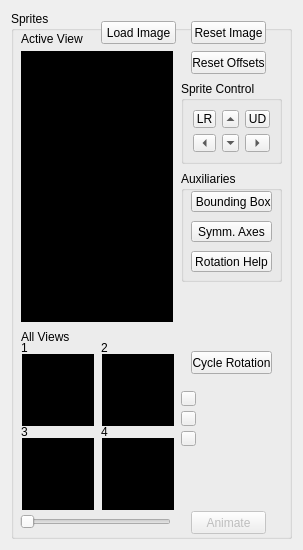
<?xml version="1.0" encoding="UTF-8"?>
<ui version="4.0">
 <class>Form</class>
 <widget class="QWidget" name="Form">
  <property name="geometry">
   <rect>
    <x>0</x>
    <y>0</y>
    <width>299</width>
    <height>550</height>
   </rect>
  </property>
  <property name="windowTitle">
   <string>Form</string>
  </property>
  <layout class="QHBoxLayout" name="horizontalLayout">
   <item>
    <widget class="QGroupBox" name="groupBox_spriteSS">
     <property name="sizePolicy">
      <sizepolicy hsizetype="Fixed" vsizetype="Preferred">
       <horstretch>0</horstretch>
       <verstretch>0</verstretch>
      </sizepolicy>
     </property>
     <property name="minimumSize">
      <size>
       <width>281</width>
       <height>523</height>
      </size>
     </property>
     <property name="maximumSize">
      <size>
       <width>281</width>
       <height>16777215</height>
      </size>
     </property>
     <property name="title">
      <string>Sprites</string>
     </property>
     <widget class="QLabel" name="sprite_view_main">
      <property name="enabled">
       <bool>true</bool>
      </property>
      <property name="geometry">
       <rect>
        <x>10</x>
        <y>40</y>
        <width>152</width>
        <height>271</height>
       </rect>
      </property>
      <property name="contextMenuPolicy">
       <enum>Qt::DefaultContextMenu</enum>
      </property>
      <property name="autoFillBackground">
       <bool>false</bool>
      </property>
      <property name="styleSheet">
       <string notr="true">QLabel {

	background-color: rgb(0, 0, 0);
}</string>
      </property>
      <property name="frameShape">
       <enum>QFrame::WinPanel</enum>
      </property>
      <property name="frameShadow">
       <enum>QFrame::Raised</enum>
      </property>
      <property name="lineWidth">
       <number>1</number>
      </property>
      <property name="text">
       <string/>
      </property>
      <property name="pixmap">
       <pixmap>:/images/res/frame.png</pixmap>
      </property>
     </widget>
     <widget class="QGroupBox" name="groupBox_imageControl">
      <property name="geometry">
       <rect>
        <x>170</x>
        <y>70</y>
        <width>101</width>
        <height>83</height>
       </rect>
      </property>
      <property name="maximumSize">
       <size>
        <width>101</width>
        <height>100</height>
       </size>
      </property>
      <property name="title">
       <string>Sprite Control</string>
      </property>
      <layout class="QGridLayout" name="gridLayout">
       <item row="1" column="0">
        <widget class="QToolButton" name="toolButton_left">
         <property name="sizePolicy">
          <sizepolicy hsizetype="Minimum" vsizetype="Minimum">
           <horstretch>0</horstretch>
           <verstretch>0</verstretch>
          </sizepolicy>
         </property>
         <property name="minimumSize">
          <size>
           <width>16</width>
           <height>16</height>
          </size>
         </property>
         <property name="text">
          <string>...</string>
         </property>
         <property name="autoRepeat">
          <bool>true</bool>
         </property>
         <property name="arrowType">
          <enum>Qt::LeftArrow</enum>
         </property>
        </widget>
       </item>
       <item row="1" column="1">
        <widget class="QToolButton" name="toolButton_down">
         <property name="sizePolicy">
          <sizepolicy hsizetype="Minimum" vsizetype="Minimum">
           <horstretch>0</horstretch>
           <verstretch>0</verstretch>
          </sizepolicy>
         </property>
         <property name="minimumSize">
          <size>
           <width>16</width>
           <height>16</height>
          </size>
         </property>
         <property name="text">
          <string>...</string>
         </property>
         <property name="autoRepeat">
          <bool>true</bool>
         </property>
         <property name="arrowType">
          <enum>Qt::DownArrow</enum>
         </property>
        </widget>
       </item>
       <item row="0" column="1">
        <widget class="QToolButton" name="toolButton_up">
         <property name="sizePolicy">
          <sizepolicy hsizetype="Minimum" vsizetype="Minimum">
           <horstretch>0</horstretch>
           <verstretch>0</verstretch>
          </sizepolicy>
         </property>
         <property name="minimumSize">
          <size>
           <width>16</width>
           <height>16</height>
          </size>
         </property>
         <property name="text">
          <string>...</string>
         </property>
         <property name="autoRepeat">
          <bool>true</bool>
         </property>
         <property name="arrowType">
          <enum>Qt::UpArrow</enum>
         </property>
        </widget>
       </item>
       <item row="0" column="0">
        <widget class="QToolButton" name="toolButton_leftright">
         <property name="sizePolicy">
          <sizepolicy hsizetype="Minimum" vsizetype="Minimum">
           <horstretch>0</horstretch>
           <verstretch>0</verstretch>
          </sizepolicy>
         </property>
         <property name="minimumSize">
          <size>
           <width>16</width>
           <height>16</height>
          </size>
         </property>
         <property name="toolTip">
          <string>Mirror Vertically</string>
         </property>
         <property name="text">
          <string>LR</string>
         </property>
         <property name="popupMode">
          <enum>QToolButton::DelayedPopup</enum>
         </property>
         <property name="arrowType">
          <enum>Qt::NoArrow</enum>
         </property>
        </widget>
       </item>
       <item row="0" column="2">
        <widget class="QToolButton" name="toolButton_updown">
         <property name="sizePolicy">
          <sizepolicy hsizetype="Minimum" vsizetype="Minimum">
           <horstretch>0</horstretch>
           <verstretch>0</verstretch>
          </sizepolicy>
         </property>
         <property name="minimumSize">
          <size>
           <width>16</width>
           <height>16</height>
          </size>
         </property>
         <property name="toolTip">
          <string>Mirror Horizontally</string>
         </property>
         <property name="layoutDirection">
          <enum>Qt::LeftToRight</enum>
         </property>
         <property name="text">
          <string>UD</string>
         </property>
         <property name="arrowType">
          <enum>Qt::NoArrow</enum>
         </property>
        </widget>
       </item>
       <item row="1" column="2">
        <widget class="QToolButton" name="toolButton_right">
         <property name="sizePolicy">
          <sizepolicy hsizetype="Minimum" vsizetype="Minimum">
           <horstretch>0</horstretch>
           <verstretch>0</verstretch>
          </sizepolicy>
         </property>
         <property name="minimumSize">
          <size>
           <width>16</width>
           <height>16</height>
          </size>
         </property>
         <property name="text">
          <string>...</string>
         </property>
         <property name="autoRepeat">
          <bool>true</bool>
         </property>
         <property name="arrowType">
          <enum>Qt::RightArrow</enum>
         </property>
        </widget>
       </item>
      </layout>
     </widget>
     <widget class="QPushButton" name="pushButton_resetOffsets">
      <property name="geometry">
       <rect>
        <x>180</x>
        <y>40</y>
        <width>75</width>
        <height>23</height>
       </rect>
      </property>
      <property name="text">
       <string>Reset Offsets</string>
      </property>
     </widget>
     <widget class="QPushButton" name="pushButton_resetImage">
      <property name="geometry">
       <rect>
        <x>180</x>
        <y>10</y>
        <width>75</width>
        <height>23</height>
       </rect>
      </property>
      <property name="text">
       <string>Reset Image</string>
      </property>
     </widget>
     <widget class="QPushButton" name="pushButton_loadImage">
      <property name="geometry">
       <rect>
        <x>90</x>
        <y>10</y>
        <width>75</width>
        <height>23</height>
       </rect>
      </property>
      <property name="text">
       <string>Load Image</string>
      </property>
     </widget>
     <widget class="QGroupBox" name="groupBox_auxiliaries">
      <property name="geometry">
       <rect>
        <x>170</x>
        <y>160</y>
        <width>101</width>
        <height>111</height>
       </rect>
      </property>
      <property name="title">
       <string>Auxiliaries</string>
      </property>
      <widget class="QToolButton" name="toolButton_boundingBox">
       <property name="geometry">
        <rect>
         <x>10</x>
         <y>20</y>
         <width>81</width>
         <height>21</height>
        </rect>
       </property>
       <property name="text">
        <string> Bounding Box</string>
       </property>
       <property name="checkable">
        <bool>true</bool>
       </property>
       <property name="checked">
        <bool>false</bool>
       </property>
      </widget>
      <widget class="QToolButton" name="toolButton_symmAxes">
       <property name="geometry">
        <rect>
         <x>10</x>
         <y>50</y>
         <width>81</width>
         <height>21</height>
        </rect>
       </property>
       <property name="text">
        <string>Symm. Axes</string>
       </property>
       <property name="checkable">
        <bool>true</bool>
       </property>
      </widget>
      <widget class="QToolButton" name="toolButton_rotationHelp">
       <property name="geometry">
        <rect>
         <x>10</x>
         <y>80</y>
         <width>81</width>
         <height>21</height>
        </rect>
       </property>
       <property name="text">
        <string>Rotation Help</string>
       </property>
       <property name="checkable">
        <bool>true</bool>
       </property>
      </widget>
     </widget>
     <widget class="QLabel" name="sprite_view_preview0">
      <property name="enabled">
       <bool>true</bool>
      </property>
      <property name="geometry">
       <rect>
        <x>11</x>
        <y>343</y>
        <width>72</width>
        <height>72</height>
       </rect>
      </property>
      <property name="contextMenuPolicy">
       <enum>Qt::DefaultContextMenu</enum>
      </property>
      <property name="autoFillBackground">
       <bool>false</bool>
      </property>
      <property name="styleSheet">
       <string notr="true">QLabel {

	background-color: rgb(0, 0, 0);
}</string>
      </property>
      <property name="frameShape">
       <enum>QFrame::WinPanel</enum>
      </property>
      <property name="frameShadow">
       <enum>QFrame::Raised</enum>
      </property>
      <property name="lineWidth">
       <number>1</number>
      </property>
      <property name="text">
       <string/>
      </property>
      <property name="pixmap">
       <pixmap>:/images/res/frame.png</pixmap>
      </property>
     </widget>
     <widget class="QLabel" name="label_activeView">
      <property name="geometry">
       <rect>
        <x>10</x>
        <y>20</y>
        <width>71</width>
        <height>16</height>
       </rect>
      </property>
      <property name="text">
       <string>Active View</string>
      </property>
     </widget>
     <widget class="QLabel" name="label_2">
      <property name="geometry">
       <rect>
        <x>10</x>
        <y>318</y>
        <width>141</width>
        <height>16</height>
       </rect>
      </property>
      <property name="text">
       <string>All Views</string>
      </property>
     </widget>
     <widget class="QSlider" name="horizontalSlider_animationFrame">
      <property name="enabled">
       <bool>false</bool>
      </property>
      <property name="geometry">
       <rect>
        <x>9</x>
        <y>500</y>
        <width>151</width>
        <height>22</height>
       </rect>
      </property>
      <property name="maximum">
       <number>0</number>
      </property>
      <property name="pageStep">
       <number>1</number>
      </property>
      <property name="orientation">
       <enum>Qt::Horizontal</enum>
      </property>
      <property name="tickPosition">
       <enum>QSlider::NoTicks</enum>
      </property>
      <property name="tickInterval">
       <number>21</number>
      </property>
     </widget>
     <widget class="QLabel" name="sprite_view_preview1">
      <property name="enabled">
       <bool>true</bool>
      </property>
      <property name="geometry">
       <rect>
        <x>91</x>
        <y>343</y>
        <width>72</width>
        <height>72</height>
       </rect>
      </property>
      <property name="contextMenuPolicy">
       <enum>Qt::DefaultContextMenu</enum>
      </property>
      <property name="autoFillBackground">
       <bool>false</bool>
      </property>
      <property name="styleSheet">
       <string notr="true">QLabel {

	background-color: rgb(0, 0, 0);
}</string>
      </property>
      <property name="frameShape">
       <enum>QFrame::WinPanel</enum>
      </property>
      <property name="frameShadow">
       <enum>QFrame::Raised</enum>
      </property>
      <property name="lineWidth">
       <number>1</number>
      </property>
      <property name="text">
       <string/>
      </property>
      <property name="pixmap">
       <pixmap>:/images/res/frame.png</pixmap>
      </property>
     </widget>
     <widget class="QLabel" name="sprite_view_preview3">
      <property name="enabled">
       <bool>true</bool>
      </property>
      <property name="geometry">
       <rect>
        <x>91</x>
        <y>427</y>
        <width>72</width>
        <height>72</height>
       </rect>
      </property>
      <property name="contextMenuPolicy">
       <enum>Qt::DefaultContextMenu</enum>
      </property>
      <property name="autoFillBackground">
       <bool>false</bool>
      </property>
      <property name="styleSheet">
       <string notr="true">QLabel {

	background-color: rgb(0, 0, 0);
}</string>
      </property>
      <property name="frameShape">
       <enum>QFrame::WinPanel</enum>
      </property>
      <property name="frameShadow">
       <enum>QFrame::Raised</enum>
      </property>
      <property name="lineWidth">
       <number>1</number>
      </property>
      <property name="text">
       <string/>
      </property>
      <property name="pixmap">
       <pixmap>:/images/res/frame.png</pixmap>
      </property>
     </widget>
     <widget class="QLabel" name="sprite_view_preview2">
      <property name="enabled">
       <bool>true</bool>
      </property>
      <property name="geometry">
       <rect>
        <x>11</x>
        <y>427</y>
        <width>72</width>
        <height>72</height>
       </rect>
      </property>
      <property name="contextMenuPolicy">
       <enum>Qt::DefaultContextMenu</enum>
      </property>
      <property name="autoFillBackground">
       <bool>false</bool>
      </property>
      <property name="styleSheet">
       <string notr="true">QLabel {

	background-color: rgb(0, 0, 0);
}</string>
      </property>
      <property name="frameShape">
       <enum>QFrame::WinPanel</enum>
      </property>
      <property name="frameShadow">
       <enum>QFrame::Raised</enum>
      </property>
      <property name="lineWidth">
       <number>1</number>
      </property>
      <property name="text">
       <string/>
      </property>
      <property name="pixmap">
       <pixmap>:/images/res/frame.png</pixmap>
      </property>
     </widget>
     <widget class="QPushButton" name="pushButton_animate">
      <property name="enabled">
       <bool>false</bool>
      </property>
      <property name="geometry">
       <rect>
        <x>180</x>
        <y>500</y>
        <width>75</width>
        <height>23</height>
       </rect>
      </property>
      <property name="text">
       <string>Animate</string>
      </property>
     </widget>
     <widget class="QPushButton" name="pushButton_cycleRotation">
      <property name="geometry">
       <rect>
        <x>180</x>
        <y>340</y>
        <width>81</width>
        <height>23</height>
       </rect>
      </property>
      <property name="text">
       <string>Cycle Rotation</string>
      </property>
     </widget>
     <widget class="QLabel" name="label">
      <property name="geometry">
       <rect>
        <x>10</x>
        <y>330</y>
        <width>47</width>
        <height>13</height>
       </rect>
      </property>
      <property name="text">
       <string>1</string>
      </property>
     </widget>
     <widget class="QLabel" name="label_3">
      <property name="geometry">
       <rect>
        <x>90</x>
        <y>330</y>
        <width>47</width>
        <height>13</height>
       </rect>
      </property>
      <property name="text">
       <string>2</string>
      </property>
     </widget>
     <widget class="QLabel" name="label_7">
      <property name="geometry">
       <rect>
        <x>10</x>
        <y>414</y>
        <width>47</width>
        <height>13</height>
       </rect>
      </property>
      <property name="text">
       <string>3</string>
      </property>
     </widget>
     <widget class="QLabel" name="label_8">
      <property name="geometry">
       <rect>
        <x>90</x>
        <y>414</y>
        <width>47</width>
        <height>13</height>
       </rect>
      </property>
      <property name="text">
       <string>4</string>
      </property>
     </widget>
     <widget class="QWidget" name="widget_firstRemap" native="true">
      <property name="geometry">
       <rect>
        <x>170</x>
        <y>330</y>
        <width>104</width>
        <height>52</height>
       </rect>
      </property>
      <property name="sizePolicy">
       <sizepolicy hsizetype="Expanding" vsizetype="Expanding">
        <horstretch>0</horstretch>
        <verstretch>0</verstretch>
       </sizepolicy>
      </property>
      <property name="autoFillBackground">
       <bool>false</bool>
      </property>
     </widget>
     <widget class="QPushButton" name="pushButton_firstRemap">
      <property name="enabled">
       <bool>true</bool>
      </property>
      <property name="geometry">
       <rect>
        <x>170</x>
        <y>380</y>
        <width>15</width>
        <height>15</height>
       </rect>
      </property>
      <property name="styleSheet">
       <string notr="true"/>
      </property>
      <property name="text">
       <string/>
      </property>
     </widget>
     <widget class="QPushButton" name="pushButton_secondRemap">
      <property name="enabled">
       <bool>true</bool>
      </property>
      <property name="geometry">
       <rect>
        <x>170</x>
        <y>400</y>
        <width>15</width>
        <height>15</height>
       </rect>
      </property>
      <property name="styleSheet">
       <string notr="true"/>
      </property>
      <property name="text">
       <string/>
      </property>
     </widget>
     <widget class="QPushButton" name="pushButton_thirdRemap">
      <property name="enabled">
       <bool>true</bool>
      </property>
      <property name="geometry">
       <rect>
        <x>170</x>
        <y>420</y>
        <width>15</width>
        <height>15</height>
       </rect>
      </property>
      <property name="styleSheet">
       <string notr="true"/>
      </property>
      <property name="text">
       <string/>
      </property>
     </widget>
     <zorder>groupBox_auxiliaries</zorder>
     <zorder>sprite_view_main</zorder>
     <zorder>groupBox_imageControl</zorder>
     <zorder>pushButton_resetOffsets</zorder>
     <zorder>pushButton_resetImage</zorder>
     <zorder>pushButton_loadImage</zorder>
     <zorder>sprite_view_preview0</zorder>
     <zorder>label_activeView</zorder>
     <zorder>label_2</zorder>
     <zorder>horizontalSlider_animationFrame</zorder>
     <zorder>sprite_view_preview1</zorder>
     <zorder>sprite_view_preview3</zorder>
     <zorder>sprite_view_preview2</zorder>
     <zorder>pushButton_animate</zorder>
     <zorder>pushButton_cycleRotation</zorder>
     <zorder>label</zorder>
     <zorder>label_3</zorder>
     <zorder>label_7</zorder>
     <zorder>label_8</zorder>
     <zorder>widget_firstRemap</zorder>
     <zorder>pushButton_firstRemap</zorder>
     <zorder>pushButton_secondRemap</zorder>
     <zorder>pushButton_thirdRemap</zorder>
    </widget>
   </item>
  </layout>
 </widget>
 <resources/>
 <connections/>
</ui>
